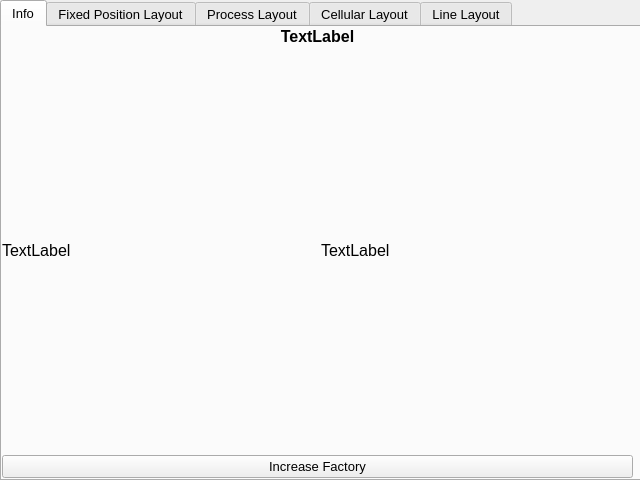
<?xml version="1.0" encoding="UTF-8"?>
<ui version="4.0">
 <class>Form</class>
 <widget class="QWidget" name="Form">
  <property name="geometry">
   <rect>
    <x>0</x>
    <y>0</y>
    <width>640</width>
    <height>480</height>
   </rect>
  </property>
  <property name="sizePolicy">
   <sizepolicy hsizetype="Fixed" vsizetype="Fixed">
    <horstretch>0</horstretch>
    <verstretch>0</verstretch>
   </sizepolicy>
  </property>
  <property name="windowTitle">
   <string>Factory</string>
  </property>
  <widget class="QTabWidget" name="tabWidget">
   <property name="geometry">
    <rect>
     <x>0</x>
     <y>0</y>
     <width>641</width>
     <height>481</height>
    </rect>
   </property>
   <property name="font">
    <font>
     <pointsize>10</pointsize>
    </font>
   </property>
   <property name="currentIndex">
    <number>0</number>
   </property>
   <widget class="QWidget" name="tab">
    <attribute name="title">
     <string>Info</string>
    </attribute>
    <widget class="QWidget" name="gridLayoutWidget">
     <property name="geometry">
      <rect>
       <x>0</x>
       <y>0</y>
       <width>631</width>
       <height>451</height>
      </rect>
     </property>
     <layout class="QGridLayout" name="gridLayout">
      <item row="1" column="1">
       <widget class="QLabel" name="lbl_mid_left">
        <property name="font">
         <font>
          <pointsize>12</pointsize>
         </font>
        </property>
        <property name="text">
         <string>TextLabel</string>
        </property>
        <property name="alignment">
         <set>Qt::AlignLeading|Qt::AlignLeft|Qt::AlignTop</set>
        </property>
       </widget>
      </item>
      <item row="0" column="1" colspan="2">
       <widget class="QLabel" name="lbl_top">
        <property name="font">
         <font>
          <pointsize>12</pointsize>
          <weight>75</weight>
          <bold>true</bold>
         </font>
        </property>
        <property name="text">
         <string>TextLabel</string>
        </property>
        <property name="alignment">
         <set>Qt::AlignHCenter|Qt::AlignTop</set>
        </property>
       </widget>
      </item>
      <item row="1" column="2">
       <widget class="QLabel" name="lbl_mid_right">
        <property name="font">
         <font>
          <pointsize>12</pointsize>
         </font>
        </property>
        <property name="text">
         <string>TextLabel</string>
        </property>
        <property name="alignment">
         <set>Qt::AlignLeading|Qt::AlignLeft|Qt::AlignTop</set>
        </property>
       </widget>
      </item>
      <item row="2" column="1" colspan="2">
       <widget class="QPushButton" name="btn_increase_factory">
        <property name="text">
         <string>Increase Factory</string>
        </property>
       </widget>
      </item>
     </layout>
    </widget>
   </widget>
   <widget class="QWidget" name="tab_2">
    <attribute name="title">
     <string>Fixed Position Layout</string>
    </attribute>
    <widget class="QWidget" name="verticalLayoutWidget">
     <property name="geometry">
      <rect>
       <x>0</x>
       <y>0</y>
       <width>631</width>
       <height>451</height>
      </rect>
     </property>
     <layout class="QVBoxLayout" name="verticalLayout">
      <item>
       <widget class="QLabel" name="lbl_tab2_top">
        <property name="text">
         <string>TextLabel</string>
        </property>
       </widget>
      </item>
      <item>
       <layout class="QHBoxLayout" name="horizontalLayout_5">
        <item>
         <widget class="QLabel" name="lbl_tab2_left">
          <property name="text">
           <string>TextLabel</string>
          </property>
         </widget>
        </item>
        <item>
         <widget class="QLabel" name="lbl_tab2_right">
          <property name="text">
           <string>TextLabel</string>
          </property>
         </widget>
        </item>
       </layout>
      </item>
      <item>
       <layout class="QHBoxLayout" name="horizontalLayout">
        <item>
         <spacer name="horizontalSpacer">
          <property name="orientation">
           <enum>Qt::Horizontal</enum>
          </property>
          <property name="sizeHint" stdset="0">
           <size>
            <width>40</width>
            <height>20</height>
           </size>
          </property>
         </spacer>
        </item>
        <item>
         <widget class="QPushButton" name="btn_tab2_dismantle_fixed_pos_lay">
          <property name="text">
           <string>Dismantle Fixed Position Layout</string>
          </property>
         </widget>
        </item>
        <item>
         <widget class="QPushButton" name="btn_tab2_build_fixed_pos_lay">
          <property name="text">
           <string>Build Fixed Position Layout</string>
          </property>
         </widget>
        </item>
        <item>
         <spacer name="horizontalSpacer_2">
          <property name="orientation">
           <enum>Qt::Horizontal</enum>
          </property>
          <property name="sizeHint" stdset="0">
           <size>
            <width>40</width>
            <height>20</height>
           </size>
          </property>
         </spacer>
        </item>
       </layout>
      </item>
     </layout>
    </widget>
   </widget>
   <widget class="QWidget" name="tab_3">
    <attribute name="title">
     <string>Process Layout</string>
    </attribute>
    <widget class="QWidget" name="verticalLayoutWidget_2">
     <property name="geometry">
      <rect>
       <x>0</x>
       <y>0</y>
       <width>631</width>
       <height>451</height>
      </rect>
     </property>
     <layout class="QVBoxLayout" name="verticalLayout_2" stretch="2,2,0">
      <item>
       <widget class="QLabel" name="lbl_tab3_top">
        <property name="text">
         <string>TextLabel</string>
        </property>
       </widget>
      </item>
      <item>
       <layout class="QHBoxLayout" name="horizontalLayout_6">
        <item>
         <layout class="QVBoxLayout" name="verticalLayout_5">
          <item>
           <widget class="QLabel" name="lbl_tab3_left">
            <property name="text">
             <string>TextLabel</string>
            </property>
           </widget>
          </item>
         </layout>
        </item>
        <item>
         <layout class="QVBoxLayout" name="verticalLayout_6">
          <item>
           <widget class="QLabel" name="lbl_tab3_right">
            <property name="text">
             <string>TextLabel</string>
            </property>
           </widget>
          </item>
          <item>
           <widget class="QLabel" name="lbl_tab3_right_dept">
            <property name="text">
             <string>TextLabel</string>
            </property>
           </widget>
          </item>
         </layout>
        </item>
       </layout>
      </item>
      <item>
       <layout class="QHBoxLayout" name="horizontalLayout_2">
        <item>
         <layout class="QGridLayout" name="gridLayout_2">
          <item row="0" column="0">
           <widget class="QPushButton" name="btn_tab3_build_process_lay">
            <property name="toolTip">
             <string>&lt;html&gt;&lt;head/&gt;&lt;body&gt;&lt;p&gt;You can only build 1 Process layout!&lt;/p&gt;&lt;p&gt;Add departments to increase the production output!&lt;/p&gt;&lt;/body&gt;&lt;/html&gt;</string>
            </property>
            <property name="text">
             <string>Build Process Layout</string>
            </property>
           </widget>
          </item>
          <item row="1" column="0">
           <widget class="QPushButton" name="btn_tab3_dismantle_process_lay">
            <property name="text">
             <string>Dismantle Process Layout</string>
            </property>
           </widget>
          </item>
          <item row="1" column="1">
           <widget class="QPushButton" name="btn_tab3_destroy_dept">
            <property name="text">
             <string>Dismantle Department</string>
            </property>
           </widget>
          </item>
          <item row="0" column="1">
           <widget class="QPushButton" name="btn_tab3_add_department">
            <property name="toolTip">
             <string>&lt;html&gt;&lt;head/&gt;&lt;body&gt;&lt;p&gt;You can increase the output of the Process layout by building additional departments within the layout.&lt;/p&gt;&lt;p&gt;Each department becomes more expensive!&lt;/p&gt;&lt;/body&gt;&lt;/html&gt;</string>
            </property>
            <property name="text">
             <string>Add Department</string>
            </property>
           </widget>
          </item>
         </layout>
        </item>
       </layout>
      </item>
     </layout>
    </widget>
   </widget>
   <widget class="QWidget" name="tab_4">
    <attribute name="title">
     <string>Cellular Layout</string>
    </attribute>
    <widget class="QWidget" name="verticalLayoutWidget_3">
     <property name="geometry">
      <rect>
       <x>0</x>
       <y>0</y>
       <width>631</width>
       <height>451</height>
      </rect>
     </property>
     <layout class="QVBoxLayout" name="verticalLayout_3" stretch="2,2,0">
      <item>
       <widget class="QLabel" name="lbl_tab4_top">
        <property name="text">
         <string>TextLabel</string>
        </property>
       </widget>
      </item>
      <item>
       <layout class="QHBoxLayout" name="horizontalLayout_7">
        <item>
         <widget class="QLabel" name="lbl_tab4_left">
          <property name="text">
           <string>TextLabel</string>
          </property>
         </widget>
        </item>
        <item>
         <layout class="QVBoxLayout" name="verticalLayout_7">
          <item>
           <widget class="QLabel" name="lbl_tab4_right">
            <property name="text">
             <string>TextLabel</string>
            </property>
           </widget>
          </item>
          <item>
           <widget class="QLabel" name="lbl_tab4_right_dept">
            <property name="text">
             <string>TextLabel</string>
            </property>
           </widget>
          </item>
         </layout>
        </item>
       </layout>
      </item>
      <item>
       <layout class="QGridLayout" name="gridLayout_3">
        <item row="0" column="0">
         <widget class="QPushButton" name="btn_tab4_build_cellular_lay">
          <property name="toolTip">
           <string>&lt;html&gt;&lt;head/&gt;&lt;body&gt;&lt;p&gt;You can only build 1 Cellular layout!&lt;/p&gt;&lt;p&gt;Add departments to increase the production output!&lt;/p&gt;&lt;/body&gt;&lt;/html&gt;</string>
          </property>
          <property name="text">
           <string>Build Cellular Layout</string>
          </property>
         </widget>
        </item>
        <item row="1" column="0">
         <widget class="QPushButton" name="btn_tab5_dismantle_cellular_lay">
          <property name="text">
           <string>Dismantle Cellular Layout</string>
          </property>
         </widget>
        </item>
        <item row="0" column="1">
         <widget class="QPushButton" name="btn_tab4_add_department">
          <property name="toolTip">
           <string>&lt;html&gt;&lt;head/&gt;&lt;body&gt;&lt;p&gt;You can increase the output of the Cellular layout by building additional departments within the layout.&lt;/p&gt;&lt;p&gt;Each department becomes more expensive!&lt;/p&gt;&lt;/body&gt;&lt;/html&gt;</string>
          </property>
          <property name="text">
           <string>Add Department</string>
          </property>
         </widget>
        </item>
        <item row="1" column="1">
         <widget class="QPushButton" name="btn_tab4_destroy_dept">
          <property name="text">
           <string>Dismantle Department</string>
          </property>
         </widget>
        </item>
       </layout>
      </item>
     </layout>
    </widget>
   </widget>
   <widget class="QWidget" name="tab_5">
    <attribute name="title">
     <string>Line Layout</string>
    </attribute>
    <widget class="QWidget" name="verticalLayoutWidget_4">
     <property name="geometry">
      <rect>
       <x>0</x>
       <y>0</y>
       <width>631</width>
       <height>451</height>
      </rect>
     </property>
     <layout class="QVBoxLayout" name="verticalLayout_4">
      <item>
       <widget class="QLabel" name="lbl_tab5_top">
        <property name="text">
         <string>TextLabel</string>
        </property>
       </widget>
      </item>
      <item>
       <layout class="QHBoxLayout" name="horizontalLayout_8">
        <item>
         <widget class="QLabel" name="lbl_tab5_left">
          <property name="text">
           <string>TextLabel</string>
          </property>
         </widget>
        </item>
        <item>
         <widget class="QLabel" name="lbl_tab5_right">
          <property name="text">
           <string>TextLabel</string>
          </property>
         </widget>
        </item>
       </layout>
      </item>
      <item>
       <layout class="QHBoxLayout" name="horizontalLayout_4">
        <item>
         <spacer name="horizontalSpacer_7">
          <property name="orientation">
           <enum>Qt::Horizontal</enum>
          </property>
          <property name="sizeHint" stdset="0">
           <size>
            <width>40</width>
            <height>20</height>
           </size>
          </property>
         </spacer>
        </item>
        <item>
         <widget class="QPushButton" name="btn_tab5_dismantle_line_lay">
          <property name="text">
           <string>Dismantle Line Layout</string>
          </property>
         </widget>
        </item>
        <item>
         <widget class="QPushButton" name="btn_tab5_build_line_lay">
          <property name="text">
           <string>Build Line Layout</string>
          </property>
         </widget>
        </item>
        <item>
         <spacer name="horizontalSpacer_8">
          <property name="orientation">
           <enum>Qt::Horizontal</enum>
          </property>
          <property name="sizeHint" stdset="0">
           <size>
            <width>40</width>
            <height>20</height>
           </size>
          </property>
         </spacer>
        </item>
       </layout>
      </item>
     </layout>
    </widget>
   </widget>
  </widget>
 </widget>
 <resources/>
 <connections/>
</ui>
